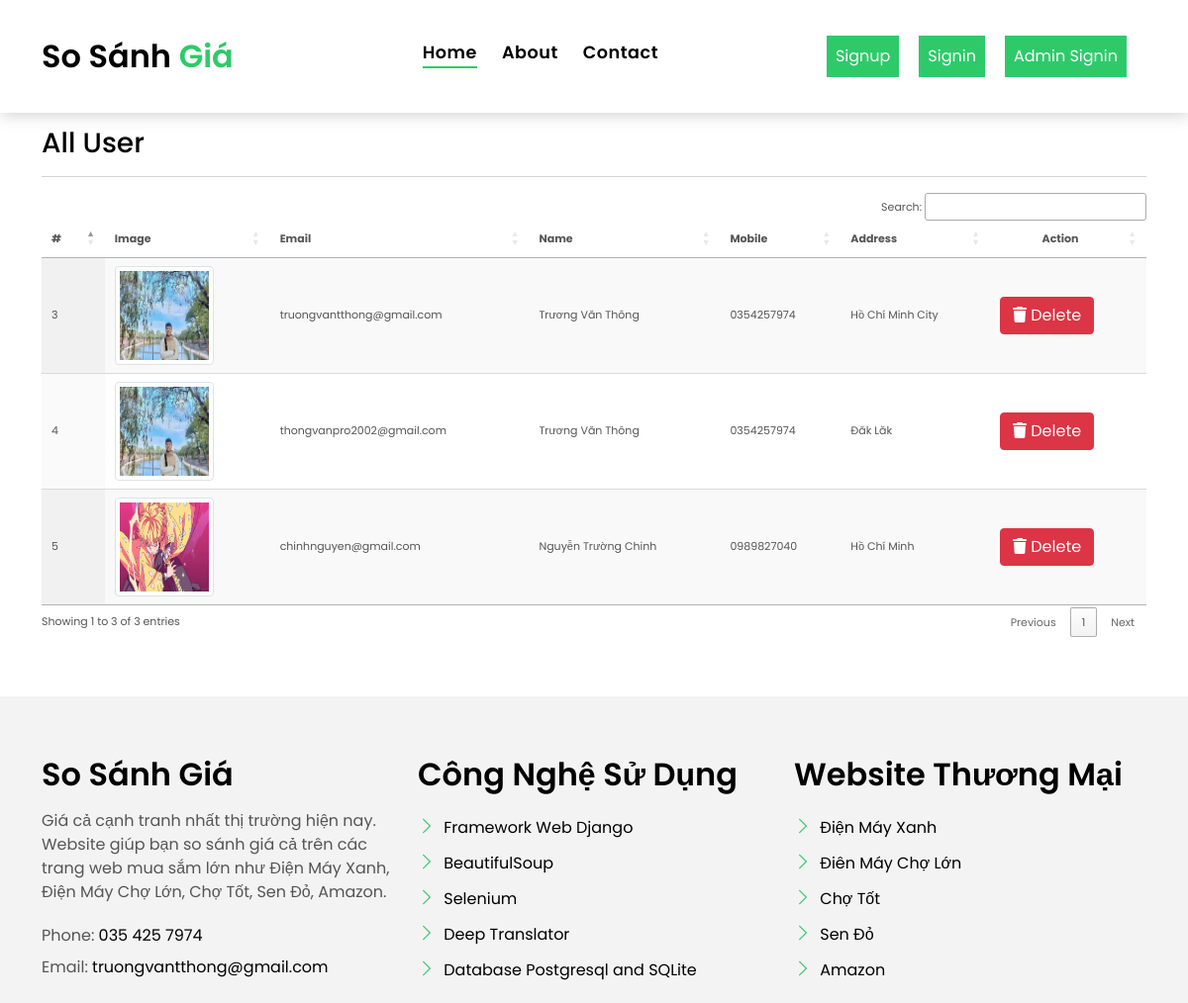
The page /all-user/ on the database as committed earlier.
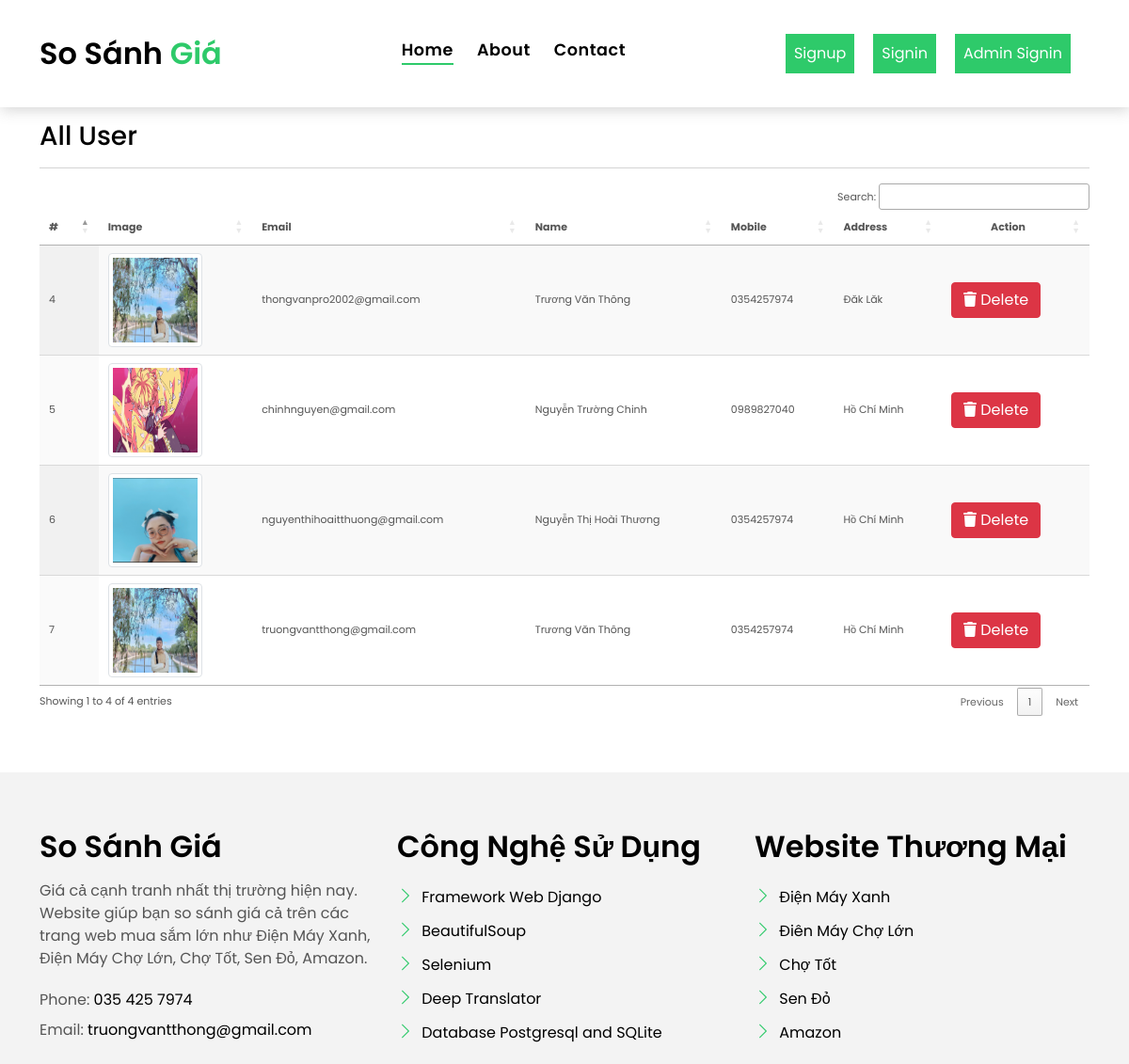
The same page on the database as committed later.
### myapp/models.py (models this page shows, shortened)
class Register(models.Model):
    user = models.ForeignKey(User, on_delete=models.CASCADE, null=True, blank=True)
    mobile = models.CharField(max_length=10, null=True, blank=True)
    address = models.TextField(null=True, blank=True)
    image = models.FileField(null=True, blank=True)

### myapp/views.py (the view)
# urls.py: path('all-user/', all_user, name="all_user"),
def all_user(request):
    data = Register.objects.filter()
    return render(request, "all_user.html", locals())

### myapp/templates/all_user.html (shortened to what this page needs)
{% include 'base.html' %}
{% load static %}
{% block body %}
<link rel="stylesheet" href="https://cdnjs.cloudflare.com/ajax/libs/font-awesome/6.2.0/css/all.min.css" />
<section class="section-services section-t8">
    <div class="container">
    <h3>All User </h3><hr>
    <div class="table-responsive">
        <table id="example1" class="display nowrap" style="width: 100%">
            <thead>
              <tr>
                <th>#</th>
                <th>Image</th>
                <th>Email</th>
                <th>Name</th>
                <th>Mobile</th>
                <th>Address</th>
                <th style="text-align: center">Action</th>
              </tr>
            </thead>
            <tbody>
              {% for i in data %}
              <tr>
                <td>{{i.id}}</td>
                {% if not i.image %}
                <td><img src="{% static 'images/aboutt-2.jpg' %}" class="img-thumbnail" style="width:100px;height:100px"/></td>
                {% else %}
                <td><img src="{{i.image.url}}" class="img-thumbnail" style="width:100px;height:100px"/></td>
                {% endif %}
                <td>{{i.user.username}}</td>
                <td>{{i.user.first_name}} {{i.user.last_name}}</td>
                <td>{{i.mobile}}</td>
                <td>{{i.address}}</td>
                <td>
                  <a href="/delete-user/{{i.id}}/" title="Delete History" class="btn btn-danger" onclick="return confirm('Are your sure?')"><i class="fas fa-trash" aria-hidden="true"></i> Delete</a>
                </td>
              </tr>
              {% endfor %}
            </tbody>
          </table>
    </div>
  </div>
{% include 'footer.html' %}
{% include 'tablecdn.html' %}
{% endblock  %}

### myapp/templates/base.html (shortened to what this page needs)
<!DOCTYPE html>
{% load static %}
<html lang="en">
<head>
  <link href="{% static 'assets/vendor/animate.css/animate.min.css' %}" rel="stylesheet">
  <link href="{% static 'assets/vendor/bootstrap/css/bootstrap.min.css' %}" rel="stylesheet">
  <link href="{% static 'assets/vendor/bootstrap-icons/bootstrap-icons.css' %}" rel="stylesheet">
  <link href="{% static 'assets/vendor/swiper/swiper-bundle.min.css' %}" rel="stylesheet">
  <link href="{% static 'assets/css/style.css' %}" rel="stylesheet">
  <link rel="stylesheet" href="https://cdnjs.cloudflare.com/ajax/libs/font-awesome/6.5.2/css/all.min.css" />
</head>
<body>
  <nav class="navbar navbar-default navbar-trans navbar-expand-lg fixed-top">
    <div class="container">
      <a class="navbar-brand text-brand" href="/">So Sánh <span class="color-b">Giá</span></a>
      <div class="navbar-collapse collapse justify-content-center" id="navbarDefault">
        <ul class="navbar-nav">
          <li class="nav-item">
            <a class="nav-link active" href="/">Home</a>
          </li>
        {% if not request.user.is_authenticated %}
          <li class="nav-item">
            <a class="nav-link " href="/about/">About</a>
          </li>
          <li class="nav-item">
            <a class="nav-link " href="/contact/">Contact</a>
          </li>
        {% endif %}
        </ul>
      </div>
        {% if not request.user.is_authenticated %}
            <a href="/register/" style="margin-right:20px">
                <button type="button" class="btn btn-b-n p-2">
                    Signup
                </button>
            </a>
            <a href="/signin/" style="margin-right:20px">
                <button type="button" class="btn btn-b-n p-2">
                    Signin
                </button>
            </a>
            <a href="/admin-signin/" style="margin-right:20px">
              <button type="button" class="btn btn-b-n p-2">
                  Admin Signin
              </button>
            </a>
        {% endif %}
    </div>
  </nav>
</body>
</html>

### myapp/templates/footer.html
{% load static %}
  <section class="section-footer">
    <div class="container">
      <div class="row">
        <div class="col-sm-12 col-md-4">
          <div class="widget-a">
            <div class="w-header-a">
              <h3 class="w-title-a text-brand">So Sánh Giá</h3>
            </div>
            <div class="w-body-a">
              <p class="w-text-a color-text-a">
                Giá cả cạnh tranh nhất thị trường hiện nay. Website giúp bạn so sánh giá cả trên các trang web mua sắm lớn như Điện Máy Xanh, Điện Máy Chợ Lớn, Chợ Tốt, Sen Đỏ, Amazon.
              </p>
            </div>
            <div class="w-footer-a">
              <ul class="list-unstyled">
                <li class="color-a">
                  <span class="color-text-a">Phone: </span> 035 425 7974
                </li>
                <li class="color-a">
                  <span class="color-text-a">Email: </span> truongvantthong@gmail.com
                </li>
              </ul>
            </div>
          </div>
        </div>
        <div class="col-sm-12 col-md-4 section-md-t3">
          <div class="widget-a">
            <div class="w-header-a">
              <h3 class="w-title-a text-brand">Công Nghệ Sử Dụng</h3>
            </div>
            <div class="w-body-a">
              <div class="w-body-a">
                <ul class="list-unstyled">
                  <li class="item-list-a">
                    <i class="bi bi-chevron-right"></i> <a href="https://www.djangoproject.com/start/">Framework Web Django</a>
                  </li>
                  <li class="item-list-a">
                    <i class="bi bi-chevron-right"></i> <a href="https://www.geeksforgeeks.org/implementing-web-scraping-python-beautiful-soup/">BeautifulSoup</a>
                  </li>
                  <li class="item-list-a">
                    <i class="bi bi-chevron-right"></i> <a href="https://selenium-python.readthedocs.io/">Selenium</a>
                  </li>
                  <li class="item-list-a">
                    <i class="bi bi-chevron-right"></i> <a href="https://deep-translator.readthedocs.io/en/latest/usage.html">Deep Translator</a>
                  </li>
                  <li class="item-list-a">
                    <i class="bi bi-chevron-right"></i> <a href="https://www.postgresql.org/">Database Postgresql and SQLite</a>
                  </li>
                </ul>
              </div>
            </div>
          </div>
        </div>
        <div class="col-sm-12 col-md-4 section-md-t3">
          <div class="widget-a">
            <div class="w-header-a">
              <h3 class="w-title-a text-brand">Website Thương Mại</h3>
            </div>
            <div class="w-body-a">
              <ul class="list-unstyled">
                <li class="item-list-a">
                  <i class="bi bi-chevron-right"></i> <a href="https://dienmayxanh.com/">Điện Máy Xanh</a>
                </li>
                <li class="item-list-a">
                  <i class="bi bi-chevron-right"></i> <a href="dienmaycholon.vn">Điên Máy Chợ Lớn</a>
                </li>
                <li class="item-list-a">
                  <i class="bi bi-chevron-right"></i> <a href="https://www.chotot.com/">Chợ Tốt</a>
                </li>
                <li class="item-list-a">
                  <i class="bi bi-chevron-right"></i> <a href="https://www.sendo.vn/">Sen Đỏ</a>
                </li>
                <li class="item-list-a">
                  <i class="bi bi-chevron-right"></i> <a href="https://www.amazon.com/">Amazon</a>
                </li>
              </ul>
            </div>
          </div>
        </div>
      </div>
    </div>
  </section>

### myapp/templates/tablecdn.html (shortened to what this page needs)
<link href="https://cdn.datatables.net/1.12.1/css/jquery.dataTables.min.css" rel="stylesheet" type="text/css" />
<link href="https://cdn.datatables.net/buttons/2.2.3/css/buttons.dataTables.min.css" rel="stylesheet" type="text/css" />

### myapp/static/assets/css/style.css (style rules this page uses)
body { font-family: "Poppins", sans-serif; color: #555555; }
h1, h2, h3, h4, h5, h6 { color: #000000; }
a { color: #000000; text-decoration: none; transition: all 0.5s ease; }
.text-brand { color: #000000; font-size: 2rem; font-weight: 600; }
.color-a { text-decoration: none; color: #000000; }
.color-b { color: #2eca6a; }
.color-text-a { text-decoration: none; color: #555555; }
.section-t8 { padding-top: 8rem; }
.btn { transition: 0.5s ease; }
.btn.btn-b-n { background-color: #2eca6a; color: #ffffff; border-radius: 0; }
.navbar-default { transition: all 0.5s ease-in-out; background-color: #ffffff; padding-top: 28px; padding-bottom: 28px; -webkit-backface-visibility: hidden; backface-visibility: hidden; box-shadow: 1px 2px 15px rgba(100, 100, 100, 0.3); }
.navbar-default.navbar-trans, .navbar-default.navbar-reduce { -webkit-backface-visibility: hidden; backface-visibility: hidden; }
.navbar-default.navbar-trans .nav-item, .navbar-default.navbar-reduce .nav-item { position: relative; padding-right: 10px; padding-bottom: 8px; margin-left: 0; }
@media (min-width: 768px) { .navbar-default.navbar-trans .nav-item, .navbar-default.navbar-reduce .nav-item { margin-left: 15px; } }
.navbar-default.navbar-trans .nav-link, .navbar-default.navbar-reduce .nav-link { font-size: 1.1rem; color: #000000; font-weight: 600; letter-spacing: 0.03em; transition: all 0.1s ease-in-out; position: relative; padding-left: 0; padding-right: 0; }
.navbar-default.navbar-trans .nav-link:before, .navbar-default.navbar-reduce .nav-link:before { content: ""; position: absolute; bottom: 5px; left: 0; width: 100%; height: 2px; z-index: 0; background-color: #2eca6a; transform: scaleX(0); transform-origin: right; transition: transform 0.2s ease-out, opacity 0.2s ease-out 0.3s; }
.navbar-default.navbar-trans .show > .nav-link:before, .navbar-default.navbar-trans .active > .nav-link:before, .navbar-default.navbar-trans .nav-link.show:before, .navbar-default.navbar-trans .nav-link.active:before, .navbar-default.navbar-reduce .show > .nav-link:before, .navbar-default.navbar-reduce .active > .nav-link:before, .navbar-default.navbar-reduce .nav-link.show:before, .navbar-default.navbar-reduce .nav-link.active:before { transform: scaleX(1); }
.navbar-default.navbar-trans .nav-link:before { background-color: #2eca6a; }
.navbar-default.navbar-trans .show > .nav-link, .navbar-default.navbar-trans .active > .nav-link, .navbar-default.navbar-trans .nav-link.show, .navbar-default.navbar-trans .nav-link.active { color: #000000; }
.section-footer { padding-top: 60px; margin-top: 60px; background: #f3f3f3; }
.section-footer ul { line-height: 2; }
.section-footer .item-list-a i { font-size: 18px; padding-right: 4px; color: #2eca6a; }
.section-footer .widget-a .w-title-a { margin-bottom: 1rem; }

### myapp/templates/all_user.html (style rules this page uses)
img { width: 60px; height: 60px; }
.table-responsive { font-size:11px; }
td { padding:0px; }

Rows that differ between the two databases and show on the page:
removed Register: id "3", image (picture), user.username "truongvantthong@gmail.com", user.first_name "Trương Văn", user.last_name "Thông", mobile "0354257974", address "Hồ Chí Minh City"
added Register: id "6", image (picture), user.username "nguyenthihoaitthuong@gmail.com", user.first_name "Nguyễn Thị Hoài", user.last_name "Thương", mobile "0354257974", address "Hồ Chí Minh"
added Register: id "7", image (picture), user.username "truongvantthong@gmail.com", user.first_name "Trương Văn", user.last_name "Thông", mobile "0354257974", address "Hồ Chí Minh"
Other text that changed with them:
text written by a page script: "Search: Showing 1 to 3 of 3 entries Previous 1 Next" → "Search: Showing 1 to 4 of 4 entries Previous 1 Next"
